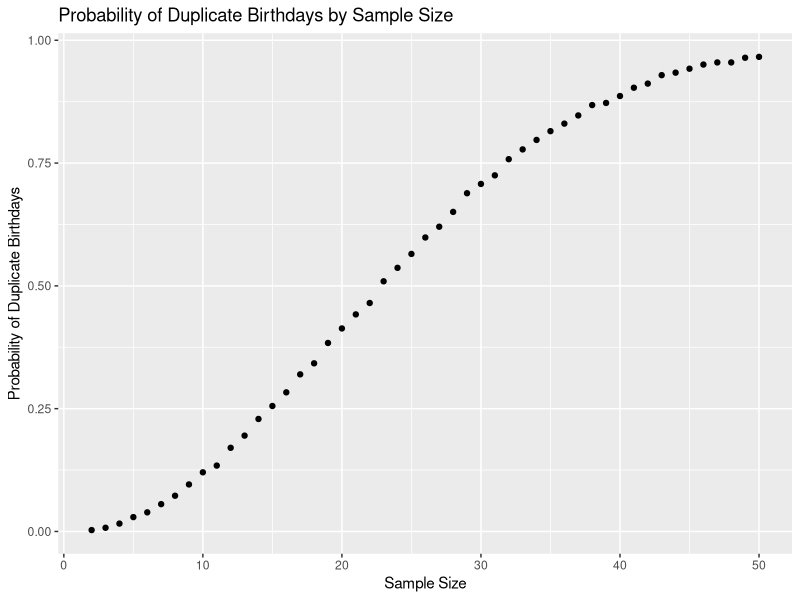

Here is the R script that generated this plot: (Note: a time limit stopped this script after it produced the figure.)
## ---- chunk 1
library(tidyverse)

## ---- chunk 2
dup_bdays = function(samp_size) {
  bday_vec <- sample(c(1:365), size = samp_size, replace = TRUE)

  if (n_distinct(bday_vec) < samp_size) {
    return(TRUE)
  } else {
    return(FALSE)
  } 
}

## ---- chunk 3

prob_by_size <- c()

for (sample_size in 2:50){
  num_dups = 0
  for (iteration in 1:10000) {
    if (dup_bdays(sample_size))
      num_dups = num_dups + 1
  }
  
  avg_prob = num_dups / 10000
  prob_by_size = append(prob_by_size, values = avg_prob)
}

dup_bday_tbl <-
  tibble(
    sample_size = 2:50,
    avg_prob = prob_by_size
  )

## ---- chunk 4
dup_bday_tbl %>% 
  ggplot(aes(x = sample_size, y = avg_prob)) +
  geom_point() +
  xlab("Sample Size") +
  ylab("Probability of Duplicate Birthdays") +
  ggtitle("Probability of Duplicate Birthdays by Sample Size")


## ---- chunk 5
n <- 30
sigma <- 5
pop_param <- 0

x_bar_vec <- c()
p_val_vec <- c()

for (iter in 1:5000) {
  rand_samp <- rnorm(n, pop_param, sigma)
  x_bar <- mean(rand_samp)
  x_bar_vec = c(x_bar_vec, values = x_bar)
  
  p_val <- 
    t.test(rand_samp, mu = 0, conf.level = 0.95) %>%
    broom::tidy() %>% 
    pull(p.value)
    
  p_val_vec = c(p_val_vec, p_val)
  
}

t_test_results <- tibble(
  samp_avg = x_bar_vec,
  p_val = p_val_vec
)


## ---- chunk 6
gen_test_data <- function(pop_param_vec, n, sigma, results) {
  x_bar_vec <- numeric()
  p_val_vec <- numeric()
  for (val in pop_param_vec) {
    for (iter in 1:5000) {
      rand_samp <- rnorm(n, val, sigma)
      x_bar <- mean(rand_samp)
      x_bar_vec <- c(x_bar_vec, x_bar)
      
      p_val <- 
      t.test(rand_samp, mu = 0, conf.level = 0.95) %>%
      broom::tidy() %>% 
      pull(p.value)
      p_val_vec <- c(p_val_vec, p_val)
      
    }
  }
  results <- 
    bind_rows(results, tibble(samp_avg = x_bar_vec, p_val = p_val_vec))
  return(results)
}

## ---- chunk 7
mu_vec <- c(1, 2, 3, 4, 5, 6)
t_test_results <- gen_test_data(mu_vec, n, sigma, t_test_results)

t_test_results <- t_test_results %>% 
  mutate(
    mu = ((row_number() -1) %/% 5000)
  )


## ---- chunk 8
t_test_results %>% 
  filter(p_val < 0.05) %>% 
  ggplot(aes(x = factor(mu), fill = mu)) +
  geom_bar() +
  xlab("Number of t-tests with Null Rejected") +
  ylab("Total t-tests conducted") +
  ggtitle("Proportion of Null HYpohtesis Rejections by Population Mean")


## ---- chunk 9
null_rejected <- t_test_results %>% 
  filter(p_val < 0.05) %>% 
  group_by(mu) %>% 
  summarize(avg_estimate = mean(samp_avg))

t_test_results %>% 
  group_by(mu) %>% 
  summarize(avg_estimate = mean(samp_avg)) %>% 
  ggplot(aes(x = mu, y = avg_estimate)) +
  geom_point() +
  geom_point(data = null_rejected, color = "red")
